Frame 1 (no input): blank canvas, image omitted
Frame 60 (the mouse pressed at the canvas centre just before this capture): blank canvas, image omitted
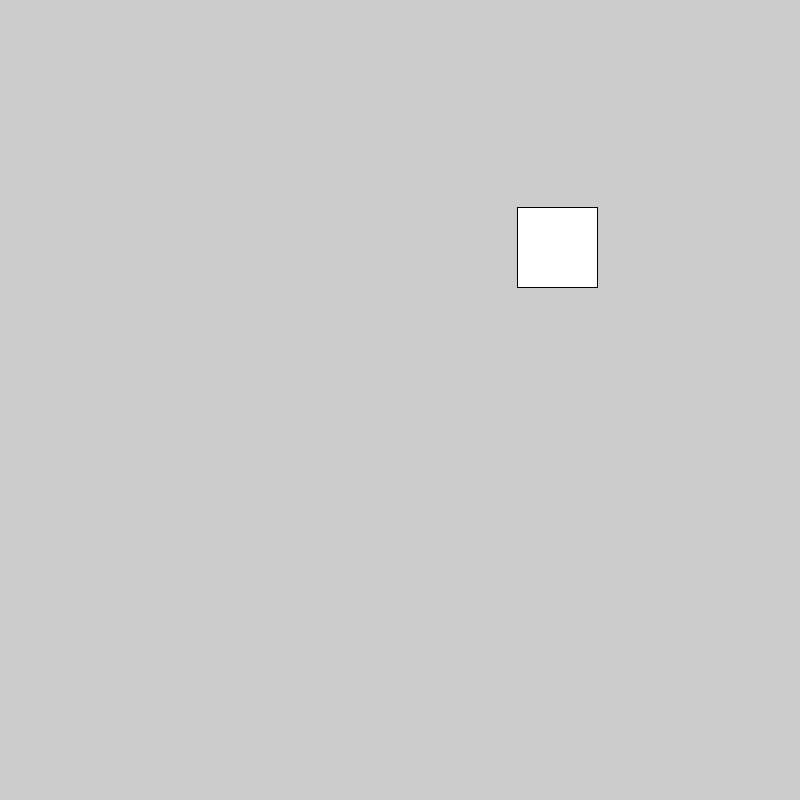
Frame 120 (the mouse held since frame 60 and released just before this capture)

The Processing sketch whose frames 1 and 60 were blank and that drew this single picture after the mouse press (run headless with seeded random() and noise(); from frame 60 on, the mouse is pressed at the canvas centre):

// Processing sketch: codeweek11_hw5
// ── codeweek11_hw5.pde
// code 1 FA18
// bryan ma

// visualizing key presses 2

// see previous sketch w11_05_visualizingInput2 for instructions.

int x;
int y;
boolean newKeyShape = false;
boolean newMouseShape = false;
int numChars = 26;      // There are 26 characters in the alphabet
color[] colors = new color[numChars];

void setup() {
  size(800, 800);
  colorMode(HSB, numChars);
  for (int i = 0; i < numChars; i++) {
    colors[i] = color(i, numChars, numChars);
  }
}

void draw() {
  if (newKeyShape) {
    ellipse(x, y, 100, 100);
    newKeyShape = false;
  }
  if (newMouseShape) {
    rect(x, y, 80, 80);
    newMouseShape = false;
  }
}

void keyPressed() {
  setPosition();
  newKeyShape = true;
  
  if((key >= 'A' && key <= 'Z') || (key >= 'a' && key <= 'z')) {
    int keyIndex;
    if(key <= 'Z') {
      keyIndex = key-'A';
      fill(colors[keyIndex]);
    } else {
      keyIndex = key-'a';
      fill(colors[keyIndex]);
    }
  } else {
    fill(0);
  }
}

void mousePressed() {
  setPosition();
  newMouseShape = true;
  fill(26, 0 , 26);
}

void setPosition() {
  x = int(random(width));
  y = int(random(height));
}
